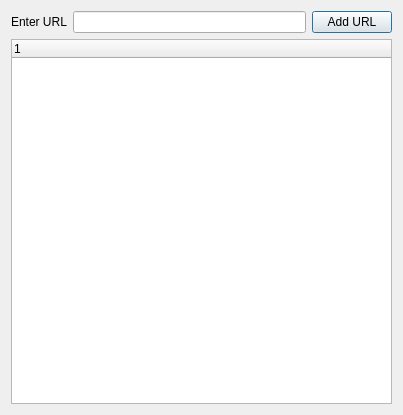
<?xml version="1.0" encoding="UTF-8"?>
<ui version="4.0">
 <class>Dialog</class>
 <widget class="QDialog" name="Dialog">
  <property name="geometry">
   <rect>
    <x>0</x>
    <y>0</y>
    <width>403</width>
    <height>415</height>
   </rect>
  </property>
  <property name="windowTitle">
   <string>Dialog</string>
  </property>
  <layout class="QGridLayout" name="gridLayout_2">
   <item row="0" column="0">
    <layout class="QGridLayout" name="gridLayout">
     <item row="0" column="0">
      <layout class="QHBoxLayout" name="horizontalLayout">
       <item>
        <widget class="QLabel" name="label">
         <property name="text">
          <string>Enter URL</string>
         </property>
        </widget>
       </item>
       <item>
        <widget class="QLineEdit" name="lineEdit"/>
       </item>
       <item>
        <widget class="QPushButton" name="pushButton">
         <property name="text">
          <string>Add URL</string>
         </property>
        </widget>
       </item>
      </layout>
     </item>
     <item row="1" column="0">
      <widget class="QTreeWidget" name="treeWidget"/>
     </item>
    </layout>
   </item>
  </layout>
 </widget>
 <layoutdefault spacing="6" margin="11"/>
 <resources/>
 <connections/>
</ui>
